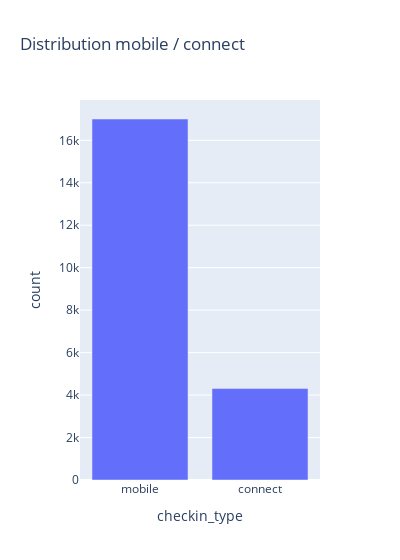

Notebook code cell kept with this figure:
### Code cell
plot = px.bar(data.value_counts(subset='checkin_type').reset_index(),x='checkin_type',y='count',title="Distribution mobile / connect",width=400)
plot.show()

### Figure 1 — Plotly figure (JSON) as saved in the notebook; plotly's stock layout.template omitted (floating-point values rounded to 4 significant figures)
{"data": [{"hovertemplate": "checkin_type=%{x}<br>count=%{y}<extra></extra>", "legendgroup": "", "marker": {"color": "#636efa", "pattern": {"shape": ""}}, "name": "", "orientation": "v", "showlegend": false, "textposition": "auto", "type": "bar", "x": ["mobile", "connect"], "xaxis": "x", "y": [17003, 4307], "yaxis": "y"}], "layout": {"barmode": "relative", "legend": {"tracegroupgap": 0}, "title": {"text": "Distribution mobile / connect"}, "width": 400, "xaxis": {"anchor": "y", "domain": [0, 1], "title": {"text": "checkin_type"}}, "yaxis": {"anchor": "x", "domain": [0, 1], "title": {"text": "count"}}}}
